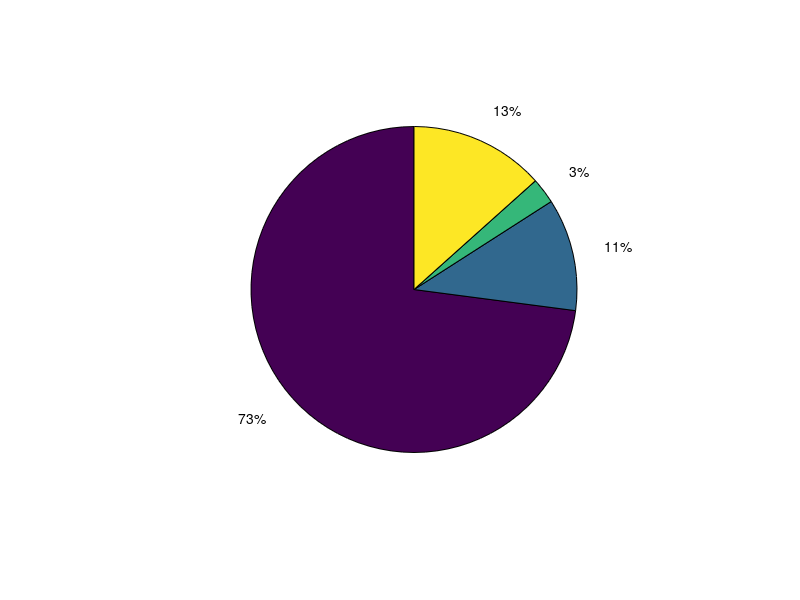

This figure's MATLAB source: (Note: this script raises an error after producing the figure.)

% Clay Dec. 2017
% script to take intermediate step of Ziv registration on DG place cells
% and find cells active in subsets of sessions

figure; pie([229 35 8 42]);

n=0;m=0;p=0;q=0;

for i = 1:size(sameCellPlaceBool,1)
    pcs = sameCellPlaceBool(i,:);
    if pcs==[1,0,0]
        n=n+1;
        firstOnly(n) = i;
    elseif pcs==[0,1,1]
        m=m+1;
        lastTwoOnly(m) = i;
        elseif pcs==[0,1,0]
        p=p+1;
        secondOnly(p) = i;
        elseif pcs==[0,0,1]
        q=q+1;
        lastOnly(q) = i;
    end
end